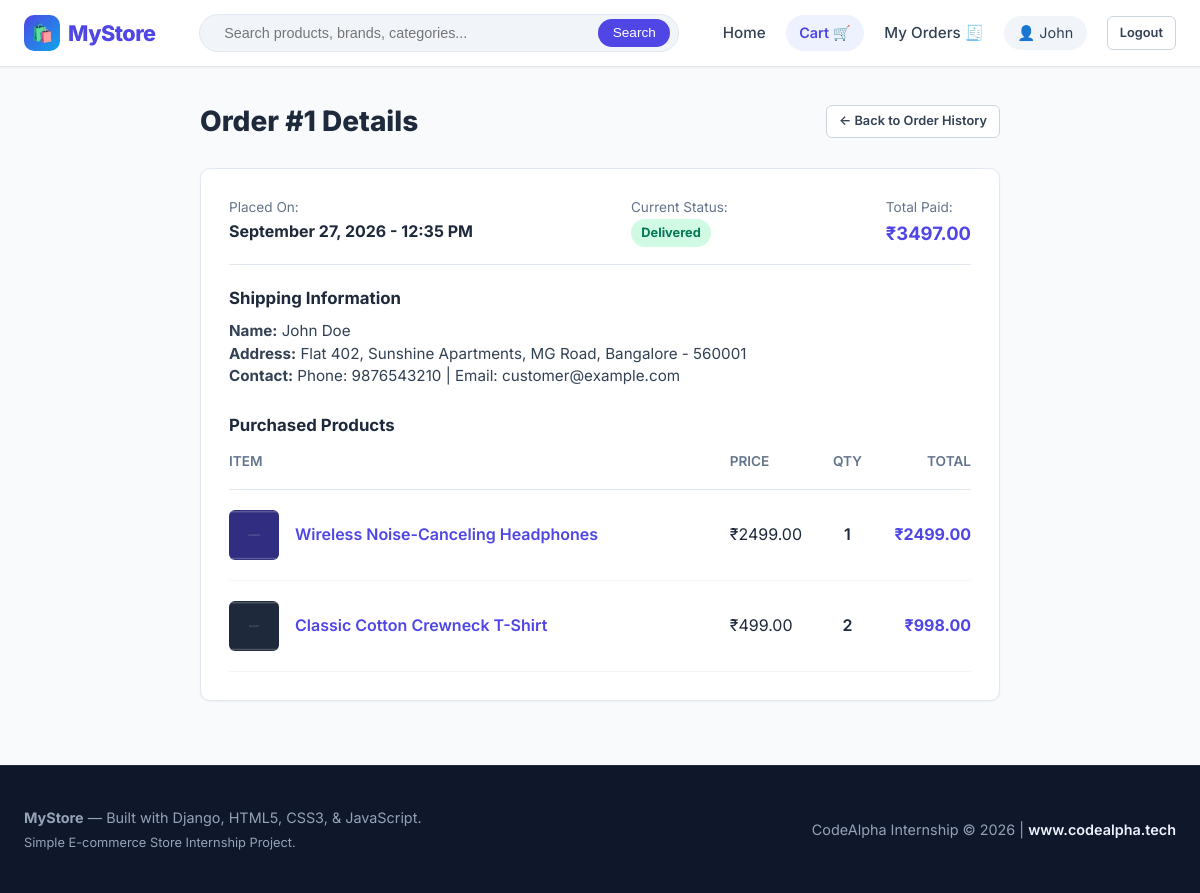
/orders/1/ (signed in), run on the app's committed database.
### store/models.py (models this page shows, shortened)
class Order(models.Model):
    STATUS_CHOICES = [
        ('Pending', 'Pending'),
        ('Processing', 'Processing'),
        ('Shipped', 'Shipped'),
        ('Delivered', 'Delivered'),
        ('Cancelled', 'Cancelled'),
    ]
    user = models.ForeignKey(
        User,
        on_delete=models.CASCADE,
        related_name='orders'
    )
    total_amount = models.DecimalField(
        max_digits=10,
        decimal_places=2
    )
    status = models.CharField(
        max_length=20,
        choices=STATUS_CHOICES,
        default='Pending'
    )
    full_name = models.CharField(max_length=150, blank=True, default='')
    email = models.EmailField(blank=True, default='')
    phone = models.CharField(max_length=20, blank=True, default='')
    shipping_address = models.TextField(blank=True, default='')
    city = models.CharField(max_length=100, blank=True, default='')
    postal_code = models.CharField(max_length=20, blank=True, default='')
    created_at = models.DateTimeField(auto_now_add=True)
    class Meta:
        ordering = ['-created_at']

class OrderItem(models.Model):
    order = models.ForeignKey(
        Order,
        on_delete=models.CASCADE,
        related_name='items'
    )
    product = models.ForeignKey(
        Product,
        on_delete=models.CASCADE
    )
    quantity = models.PositiveIntegerField(default=1)
    price = models.DecimalField(
        max_digits=10,
        decimal_places=2
    )
    @property
    def subtotal(self):
        return self.price * self.quantity

class Product(models.Model):
    name = models.CharField(max_length=200)
    description = models.TextField()
    price = models.DecimalField(max_digits=10, decimal_places=2)
    image = models.ImageField(upload_to='products/', blank=True, null=True)
    stock = models.PositiveIntegerField(default=0)
    category = models.CharField(max_length=100, blank=True)
    created_at = models.DateTimeField(auto_now_add=True)

### store/views.py (the view)
# urls.py: path('orders/<int:order_id>/', views.order_detail, name='order_detail'),
@login_required(login_url='login')
def order_detail(request, order_id):
    order = get_object_or_404(Order, id=order_id, user=request.user)
    return render(request, 'store/order_detail.html', {'order': order})

### store/cart.py (called while the page is built)
    def __len__(self):
        return sum(item['quantity'] for item in self.cart.values())

### store/context_processors.py (called while the page is built)
def cart_context(request):
    return {
        'cart': Cart(request)
    }

### templates/store/order_detail.html (shortened to what this page needs)
{% extends 'base.html' %}
{% load static %}
{% block content %}
<div style="max-width: 800px; margin: 0 auto;">
    <div style="display: flex; justify-content: space-between; align-items: center; margin-bottom: 1.5rem;">
        <h1 style="font-size: 1.75rem; font-weight: 800; color: var(--gray-800);">
            Order #{{ order.id }} Details
        </h1>
        <a href="{% url 'order_history' %}" class="btn btn-secondary btn-sm">
            &larr; Back to Order History
        </a>
    </div>
    <div style="background: var(--white); border-radius: var(--radius-md); border: 1px solid var(--gray-200); padding: 1.75rem; box-shadow: var(--shadow-sm); margin-bottom: 2rem;">
        <div style="display: flex; justify-content: space-between; flex-wrap: wrap; gap: 1rem; border-bottom: 1px solid var(--gray-200); padding-bottom: 1rem; margin-bottom: 1.25rem;">
            <div>
                <span style="font-size: 0.85rem; color: var(--gray-500); display: block;">Placed On:</span>
                <strong>{{ order.created_at|date:"F d, Y - h:i A" }}</strong>
            </div>
            <div>
                <span style="font-size: 0.85rem; color: var(--gray-500); display: block;">Current Status:</span>
                <span class="status-badge status-{{ order.status }}">{{ order.status }}</span>
            </div>
            <div>
                <span style="font-size: 0.85rem; color: var(--gray-500); display: block;">Total Paid:</span>
                <strong style="color: var(--primary); font-size: 1.15rem;">₹{{ order.total_amount }}</strong>
            </div>
        </div>
        <div style="margin-bottom: 1.5rem;">
            <h3 style="font-size: 1.05rem; font-weight: 700; margin-bottom: 0.5rem; color: var(--gray-800);">
                Shipping Information
            </h3>
            <p style="font-size: 0.95rem; color: var(--gray-700); line-height: 1.5;">
                <strong>Name:</strong> {{ order.full_name }}<br>
                <strong>Address:</strong> {{ order.shipping_address }}, {{ order.city }} - {{ order.postal_code }}<br>
                <strong>Contact:</strong> Phone: {{ order.phone }} | Email: {{ order.email }}
            </p>
        </div>
        <h3 style="font-size: 1.05rem; font-weight: 700; margin-bottom: 0.75rem; color: var(--gray-800);">
            Purchased Products
        </h3>
        <table class="cart-table">
            <thead>
                <tr>
                    <th>Item</th>
                    <th>Price</th>
                    <th style="text-align: center;">Qty</th>
                    <th style="text-align: right;">Total</th>
                </tr>
            </thead>
            <tbody>
                {% for item in order.items.all %}
                    <tr>
                        <td>
                            <div class="cart-product-cell">
                                {% if item.product.image %}
                                    <img src="{{ item.product.image.url }}" alt="{{ item.product.name }}" class="cart-thumb" style="width: 50px; height: 50px;">
                                {% else %}
                                    <div class="cart-thumb" style="width: 50px; height: 50px; display: flex; align-items: center; justify-content: center;">🛍️</div>
                                {% endif %}
                                <div>
                                    <a href="{% url 'product_detail' item.product.id %}" style="font-weight: 600;">
                                        {{ item.product.name }}
                                    </a>
                                </div>
                            </div>
                        </td>
                        <td>₹{{ item.price }}</td>
                        <td style="text-align: center; font-weight: 600;">{{ item.quantity }}</td>
                        <td style="text-align: right; font-weight: 700; color: var(--primary);">₹{{ item.subtotal }}</td>
                    </tr>
                {% endfor %}
            </tbody>
        </table>
    </div>
</div>
{% endblock %}

### templates/base.html (shortened to what this page needs)
{% load static %}
<!DOCTYPE html>
<html lang="en">
<head>
    <link rel="stylesheet" href="{% static 'css/style.css' %}">
</head>
<body>
    <header>
        <div class="navbar">
            <a href="{% url 'home' %}" class="brand-logo">
                <span class="brand-icon">🛍️</span>
                <span>MyStore</span>
            </a>
            <div class="nav-search">
                <form action="{% url 'home' %}" method="GET">
                    <input type="text" name="q" placeholder="Search products, brands, categories..." value="{{ query|default:'' }}">
                    <button type="submit">Search</button>
                </form>
            </div>
            <div class="nav-links">
                <a href="{% url 'home' %}" class="nav-link">Home</a>
                <a href="{% url 'cart' %}" class="cart-badge-link">
                    <span>Cart 🛒</span>
                </a>
                {% if user.is_authenticated %}
                    <a href="{% url 'order_history' %}" class="nav-link">My Orders 🧾</a>
                    <span class="user-badge">
                        <span>👤 {{ user.first_name|default:user.username }}</span>
                    </span>
                    <a href="{% url 'logout' %}" class="btn btn-secondary btn-sm">Logout</a>
                {% else %}
                    <a href="{% url 'login' %}" class="nav-link">Login</a>
                    <a href="{% url 'register' %}" class="btn btn-primary btn-sm">Register</a>
                {% endif %}
            </div>
        </div>
    </header>
    <main>
        {% block content %}
        {% endblock %}
    </main>
    <footer>
        <div class="footer-inner">
            <div>
                <strong>MyStore</strong> — Built with Django, HTML5, CSS3, & JavaScript.
                <p style="font-size: 0.8rem; margin-top: 0.25rem;">Simple E-commerce Store Internship Project.</p>
            </div>
            <div class="footer-credit">
                <span>CodeAlpha Internship &copy; 2026 | <a href="https://www.codealpha.tech" target="_blank" rel="noopener">www.codealpha.tech</a></span>
            </div>
        </div>
    </footer>
</body>
</html>

### data on the page
Order: id "1", created_at "September 27, 2026 - 12:35 PM", status "Delivered", total_amount "3497.00", full_name "John Doe", shipping_address "Flat 402, Sunshine Apartments, MG Road", city "Bangalore", postal_code "560001", phone "9876543210", email "customer@example.com"
OrderItem: product.image (picture), product.name "Wireless Noise-Canceling Headphones", price "2499.00", quantity "1", subtotal "2499.00"
OrderItem: product.image (picture), product.name "Classic Cotton Crewneck T-Shirt", price "499.00", quantity "2", subtotal "998.00"

### other printed values
{{ user.first_name|default:user.username }} "John"
